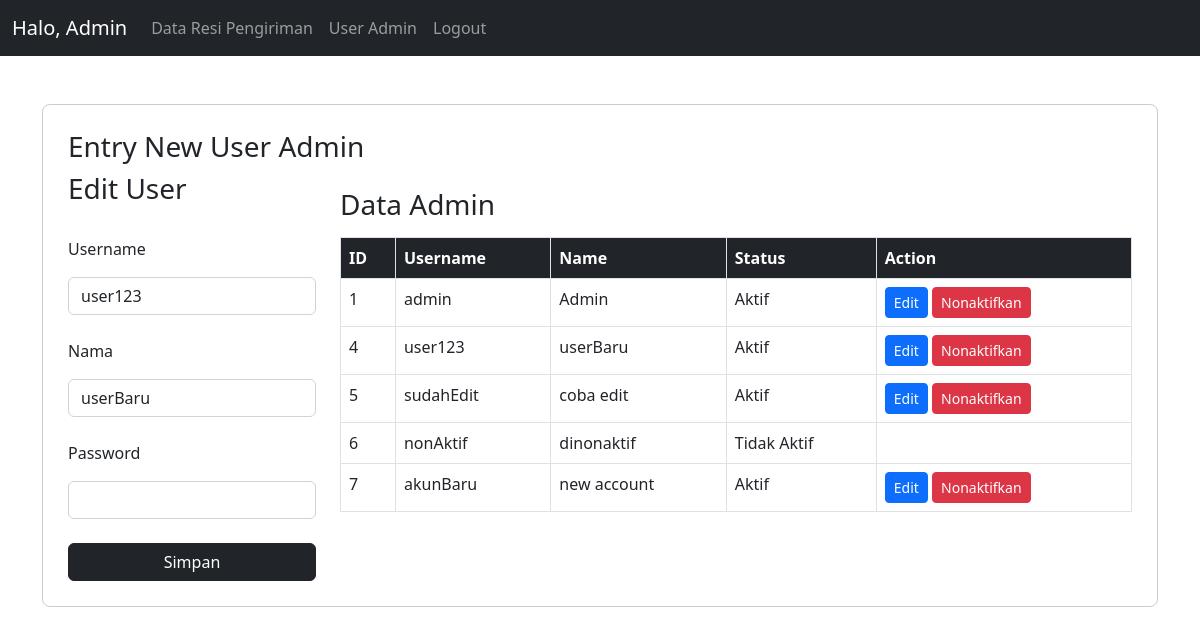
Page /user.php?act=edit&id=4 (signed in) on the committed database.
### tables this page shows
CREATE TABLE `user_admin` (
  `id` int(11) NOT NULL,
  `username` varchar(30) NOT NULL,
  `password` varchar(255) NOT NULL,
  `nama_admin` varchar(30) NOT NULL,
  `status_aktif` tinyint(1) NOT NULL DEFAULT 1
);

### user.php (the view, shortened to what this page needs)
<?php
include 'connect.php';
?>
<!DOCTYPE html>
<html lang="en">
    <head>
        <link href="https://cdn.jsdelivr.net/npm/bootstrap@5.2.3/dist/css/bootstrap.min.css" rel="stylesheet">
    </head>
    <body>
        <nav class="navbar navbar-expand-lg navbar-dark bg-dark">
            <div class="container-fluid">
                <a class="navbar-brand" href="#">Halo, Admin</a>
                <div class="collapse navbar-collapse" id="navbarSupportedContent">
                    <ul class="navbar-nav me-auto mb-2 mb-lg-0">
                        <li class="nav-item">
                            <a class="nav-link" href="admin.php">Data Resi Pengiriman</a>
                        </li>
                        <li class="nav-item">
                            <a class="nav-link" href="user.php">User Admin</a>
                        </li>
                        <li class="nav-item">
                            <a class="nav-link" href="logout.php">Logout</a>
                        </li>
                    </ul>
                </div>
            </div>
        </nav>
        <div class="container">
            <div class="content-web my-5">
                <h3>Entry New User Admin</h3>
                <div class="row">
                    <div class="col-md-3">
                        <form method="post">
                            <?php if (isset($_GET['act']) && $_GET['act'] == 'edit'):
                                $id = $_GET['id'];
                                $check_user = "SELECT * FROM `user_admin` WHERE id = ?";
                                $check_user = $connect->prepare($check_user);
                                $check_user->execute([$id]);
                                $fetch_data = $check_user->fetch();
                                if ($check_user->rowCount() == 0):
                                    echo '<div class="alert alert-danger">User tidak ditemukan</div>';
                                else: ?>
                            <h3>Edit User</h3>
                            <br/>
                            <p>Username</p>
                            <input type="text" name="username" class="form-control"
                                value="<?=$fetch_data['username']?>"><br/>
                            <p>Nama</p>
                            <input type="text" name="nama" class="form-control"
                                value="<?=$fetch_data['nama_admin']?>"><br/>
                            <p>Password</p>
                            <input type="password" name="password" class="form-control"><br/>
                            <div class="d-grid gap-2">
                                <button class="btn btn-dark " name="simpan">Simpan</button>
                            </div>
                            <?php endif ?>
                            <?php endif ?>
                        </form>
                    </div>
                    <div class="col-md-9">
                        <h3>Data Admin</h3>
                        <table class="table table-bordered">
                            <thead class="bg-dark text-white">
                                <tr>
                                    <th scope="col">ID</th>
                                    <th scope="col">Username</th>
                                    <th scope="col">Name</th>
                                    <th scope="col">Status</th>
                                    <th scope="col">Action</th>
                                </tr>
                            </thead>
                            <tbody>
                                <?php
                                $check_user = "SELECT * FROM `user_admin` ORDER BY id ASC";
                                $check_user = $connect->prepare($check_user);
                                $check_user->execute();
                                if ($check_user->rowCount() > 0):
                                    while($data= $check_user->fetch(PDO::FETCH_ASSOC)) : ?>
                                        <tr>
                                            <td><?=$data['id']?></td>
                                            <td><?=$data['username']?></td>
                                            <td><?=$data['nama_admin']?></td>
                                            <td><?=$data['status_aktif'] == 1 ? 'Aktif' : 'Tidak Aktif'?></td>
                                            <td>
                                                <?php if ($data['status_aktif'] != 0): ?>
                                                    <a href="?act=edit&id=<?=$data['id']?>" class="btn btn-primary btn-sm">Edit</a>
                                                    <a href="?act=nonaktifkan&id=<?=$data['id']?>" class="btn btn-danger btn-sm">Nonaktifkan</a>
                                                <?php endif ?>
                                            </td>
                                        </tr>
                                    <?php endwhile?>
                                <?php endif ?>
                            </tbody>
                        </table>
                    </div>
                </div>
            </div>
        </div>
    </body>
</html>

### user.php (style rules this page uses)
.content-web { padding: 25px; border: 1px solid #ccc; border-radius: 8px; }

### rows in the picture
user_admin: username "user123", nama "userBaru", id "4", nama_admin "userBaru", status_aktif "Aktif"
user_admin: id "1", username "admin", nama_admin "Admin", status_aktif "Aktif"
user_admin: id "5", username "sudahEdit", nama_admin "coba edit", status_aktif "Aktif"
user_admin: id "6", username "nonAktif", nama_admin "dinonaktif", status_aktif "Tidak Aktif"
user_admin: id "7", username "akunBaru", nama_admin "new account", status_aktif "Aktif"
